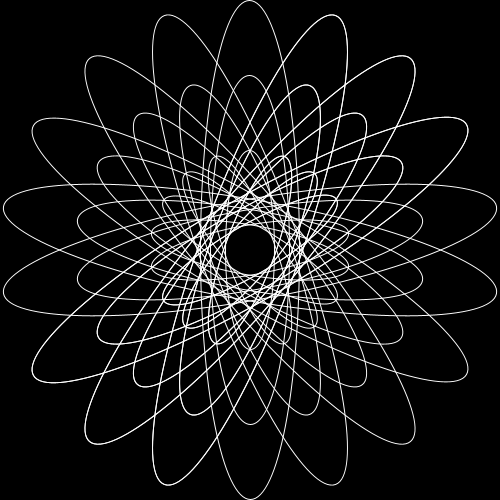
Frame 1 (no input)
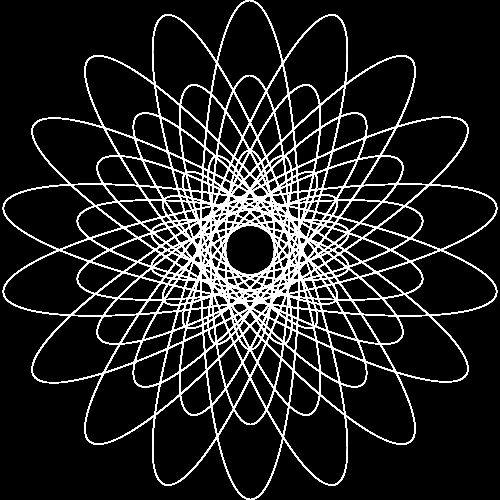
Frame 60 (the mouse pressed at the canvas centre just before this capture)
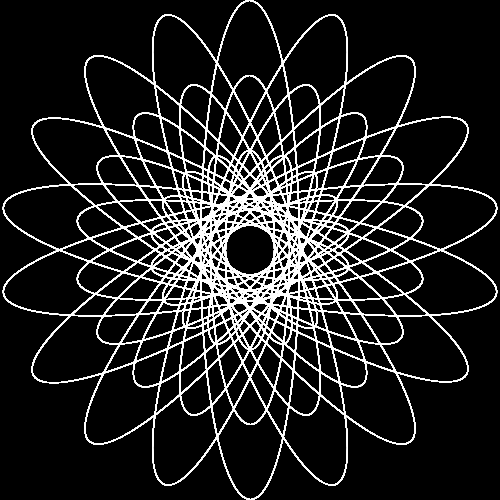
Frame 120 (the mouse held since frame 60 and released just before this capture)

The Processing sketch that drew these frames (run headless with seeded random() and noise(); from frame 60 on, the mouse is pressed at the canvas centre):

// Processing sketch: processing_81956
// ── processing_81956.pde

void setup ()
{
  size (500,500);
  smooth();
  background(0);
  noFill();
}
void draw()
{
    translate(width/2,height/2);
  for (int i=0;i<360;i+=30)
  {
    rotate(radians(20));
    stroke(255);
    ellipse(0,0,50,200);
    
    ellipse(0,0,80,350);
    
    ellipse(0,0,100,500);
  }
}
